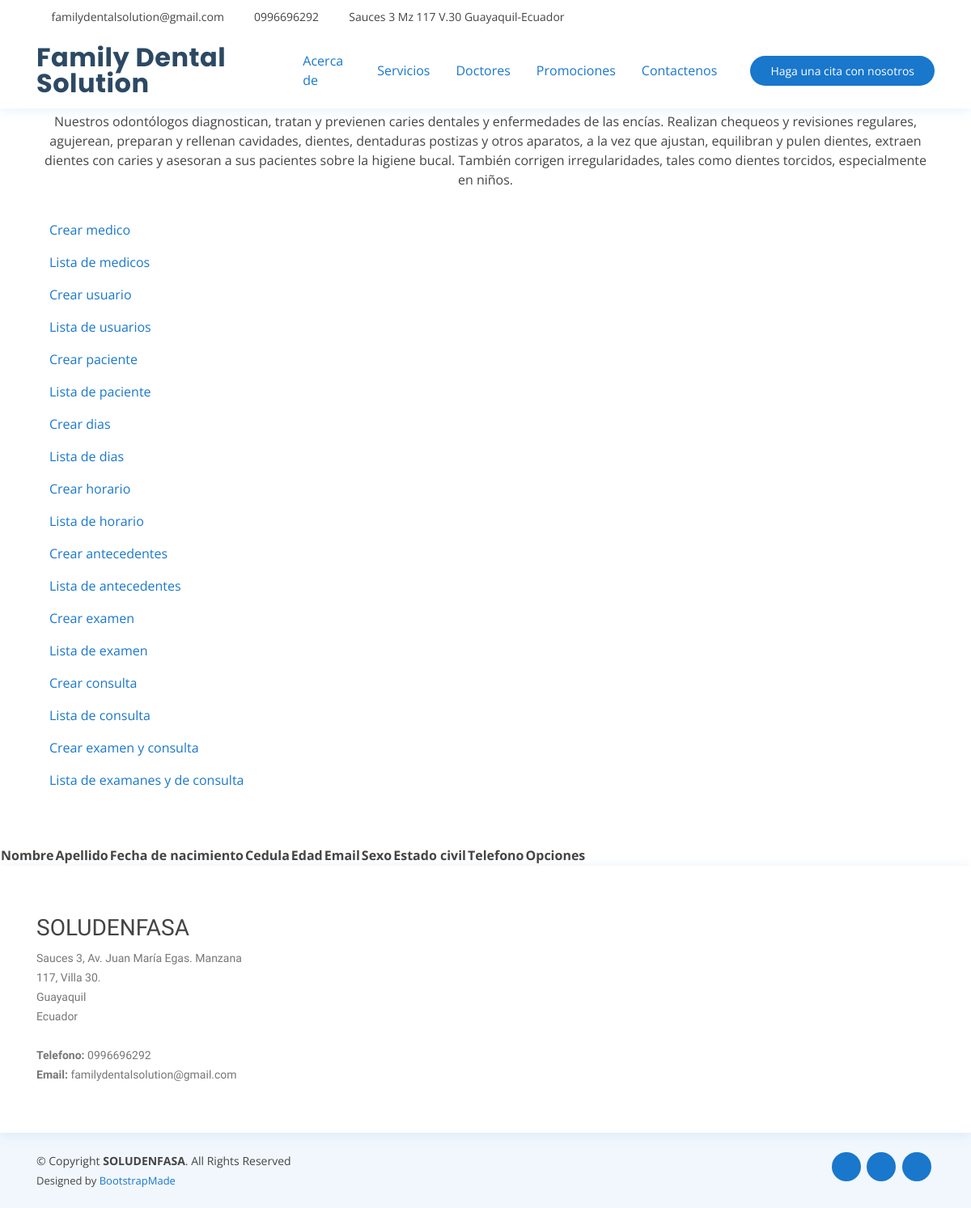
Page /medicos/paciente/ on the earlier database version.
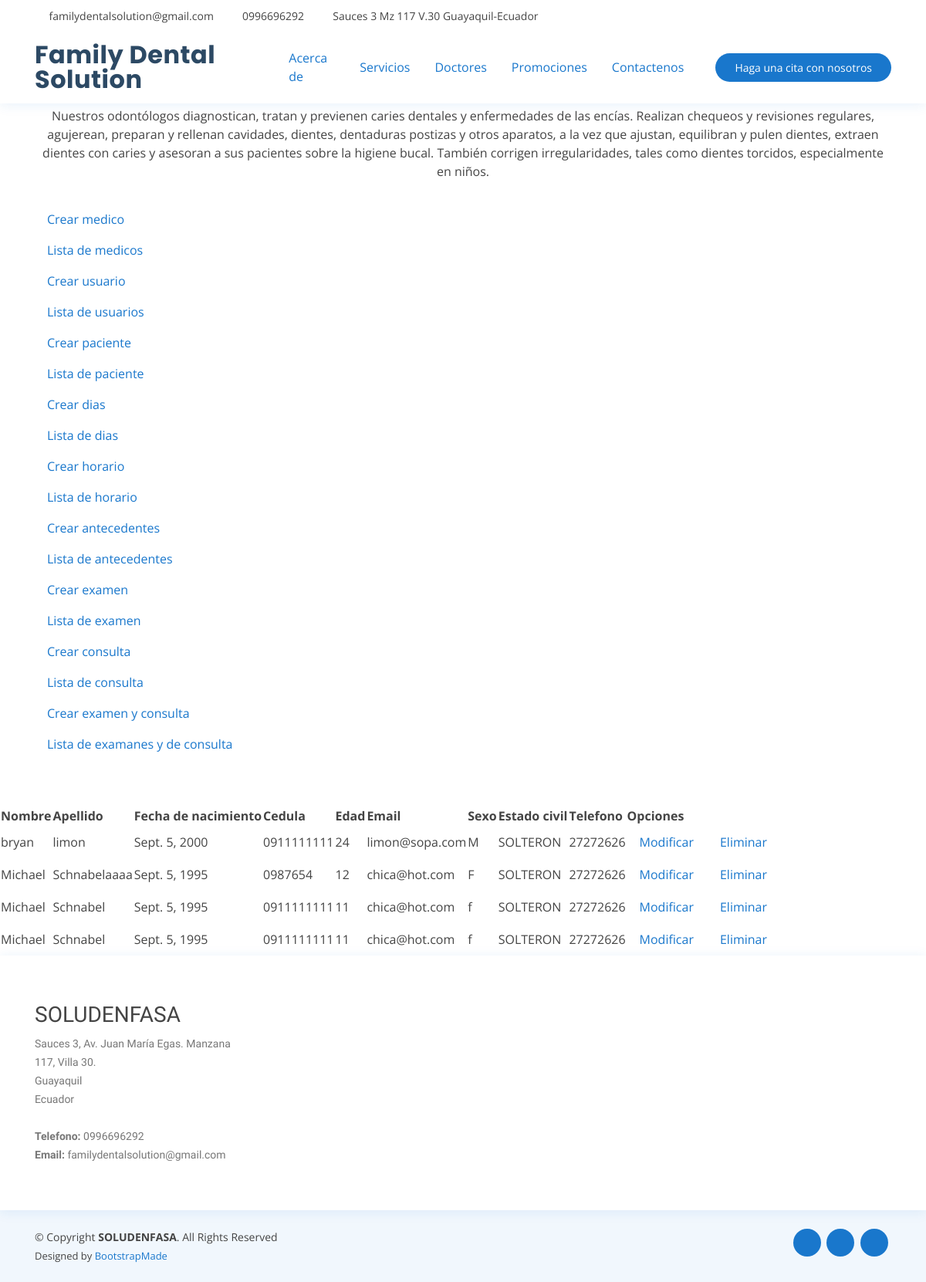
Same page on the later database version.
### medicos/models.py (models this page shows, shortened)
class Paciente(models.Model):
    nombre = models.CharField(blank=False, max_length=200)
    apellido = models.CharField(max_length=200)
    fecha_nacimiento = models.DateField()
    cedula = models.CharField(max_length=13)
    edad = models.IntegerField()
    email = models.EmailField()
    sexo = models.CharField(max_length=1)
    estado_civil = models.CharField(max_length=20)
    telefono = models.CharField(max_length=10)
    created = models.DateTimeField(auto_now_add=True)
    updated = models.DateTimeField(auto_now=True)
    class Meta:
        db_table = "tr_paciente"
        verbose_name = "paciente"
        verbose_name_plural = "pacientes"

### medicos/views.py (the view)
# urls.py: path('paciente/', views.consultarpaciente, name="paciente"),
def consultarpaciente(request, plantilla="consultarpaciente.html"):
    paciente = Paciente.objects.all()
    data = {
        'paciente':paciente
    }
    return render(request, plantilla, data)

### medicos/templates/consultarpaciente.html
{% extends "crearpaciente.html" %}
{% load static %}
{% block content %}
    <table>
        <tr>
            <th>Nombre</th>
            <th>Apellido</th>
            <th>Fecha de nacimiento</th>
            <th>Cedula</th>
            <th>Edad</th>
            <th>Email</th>
            <th>Sexo</th>
            <th>Estado civil</th>
            <th>Telefono</th>
            <th>Opciones</th>
        </tr>
        {% for p in paciente %}
        <tr>
            <td>{{ p.nombre }}</td>
            <td>{{ p.apellido }}</td>
            <td>{{ p.fecha_nacimiento}}</td>
            <td>{{ p.cedula }}</td>
            <td>{{ p.edad }}</td>
            <td>{{ p.email }}</td>
            <td>{{ p.sexo }}</td>
            <td>{{ p.estado_civil }}</td>
            <td>{{ p.telefono }}</td>
            <td><a class="nav-link" href="{% url 'modificarpaciente' p.id %}">Modificar</a></td>
            <td><a class="nav-link" href="{% url 'eliminarpaciente' p.id %}">Eliminar</a></td>
        </tr>
         {% endfor %}
    </table>
  {% endblock %}

### medicos/templates/crearpaciente.html (shortened to what this page needs)
{% extends "doctores.html" %}
{% load static %}

### core/templates/doctores.html (shortened to what this page needs)
{% load static %}
<!DOCTYPE html>
<html lang="es">
<head>
  <link href="{% static 'assets/vendor/bootstrap/css/bootstrap.min.css'%}" rel="stylesheet">
  <link href="{% static 'assets/vendor/icofont/icofont.min.css'%}" rel="stylesheet">
  <link href="{% static 'assets/vendor/boxicons/css/boxicons.min.css'%}" rel="stylesheet">
  <link href="{% static 'assets/vendor/venobox/venobox.css'%}" rel="stylesheet">
  <link href="{% static 'assets/vendor/animate.css/animate.min.css'%}" rel="stylesheet">
  <link href="{% static 'assets/vendor/remixicon/remixicon.css'%}" rel="stylesheet">
  <link href="{% static 'assets/vendor/owl.carousel/assets/owl.carousel.min.css'%}" rel="stylesheet">
  <link href="{% static 'assets/vendor/bootstrap-datepicker/css/bootstrap-datepicker.min.css'%}" rel="stylesheet">
  <link href="{% static 'assets/css/style.css'%}" rel="stylesheet">
</head>
<body>
  <div id="topbar" class="d-none d-lg-flex align-items-center fixed-top">
    <div class="container d-flex">
      <div class="contact-info mr-auto">
        <i class="icofont-envelope"></i> <a href="mailto:contact@example.com">familydentalsolution@gmail.com  </a>
        <i class="icofont-phone"></i> 0996696292
        <i class="icofont-google-map"></i> Sauces 3 Mz 117 V.30 Guayaquil-Ecuador
      </div>
     <div class="social-links">
        <a href="https://www.facebook.com/rocio.gavilanes.756" target="_blank" class="facebook"><i class="icofont-facebook"></i></a>
        <a href="https://www.instagram.com/family_dental_solution" target="_blank" class="instagram"><i class="icofont-instagram"></i></a>
        <a href="https://api.whatsapp.com/send?phone=+593996696292" target="_blank" class="whatsapp"><i class="icofont-whatsapp"></i></a>
      </div>
    </div>
  </div>
  <header id="header" class="fixed-top">
    <div class="container d-flex align-items-center">
      <h1 class="logo mr-auto"><a href="{% url 'index' %}">Family Dental Solution</a></h1>
              <a class="nav-link" href="{% url 'acerca' %}">Acerca de</a>
              <a class="nav-link" href="{% url 'servicios' %}">Servicios</a>
              <a class="nav-link" href="{% url 'doctores' %}">Doctores</a>
              <a class="nav-link" href="{% url "promociones" %}">Promociones</a>
              <a class="nav-link" href="{% url "contacto"%}">Contactenos</a>
              <a href="#appointment" class="appointment-btn scrollto">Haga una cita con nosotros</a>
    </div>
  </header>
    <section id="doctors" class="doctors">
      <div class="container">
        <div class="section-title">
          <h2>Doctores</h2>
          <p>Nuestros odontólogos diagnostican, tratan y previenen caries dentales y enfermedades de las encías. Realizan chequeos y revisiones regulares, agujerean, preparan y rellenan cavidades, dientes, dentaduras postizas y otros aparatos, a la vez que ajustan, equilibran y pulen dientes, extraen dientes con caries y asesoran a sus pacientes sobre la higiene bucal. También corrigen irregularidades, tales como dientes torcidos, especialmente en niños. </p>
        </div>
            <a class="nav-link" href="{% url 'crearmedicos' %}">Crear medico</a>
            <a class="nav-link" href="{% url 'medicos' %}">Lista de medicos</a>
            <a class="nav-link" href="{% url 'crearusuario' %}">Crear usuario</a>
            <a class="nav-link" href="{% url 'usuario' %}">Lista de usuarios</a>
            <a class="nav-link" href="{% url 'crearpaciente' %}">Crear paciente</a>
            <a class="nav-link" href="{% url 'paciente' %}">Lista de paciente</a>
            <a class="nav-link" href="{% url 'creardiadeatencion' %}">Crear dias</a>
            <a class="nav-link" href="{% url 'diadeatencion' %}">Lista de dias</a>
            <a class="nav-link" href="{% url 'crearhorariodeatencion' %}">Crear horario</a>
            <a class="nav-link" href="{% url 'horariodeatencion' %}">Lista de horario</a>
            <a class="nav-link" href="{% url 'crearantecedentes' %}">Crear antecedentes</a>
            <a class="nav-link" href="{% url 'antecedentes' %}">Lista de antecedentes</a>
            <a class="nav-link" href="{% url 'crearexamen' %}">Crear examen</a>
            <a class="nav-link" href="{% url 'examen' %}">Lista de examen</a>
            <a class="nav-link" href="{% url 'crearconsulta' %}">Crear consulta</a>
            <a class="nav-link" href="{% url 'consulta' %}">Lista de consulta</a>
            <a class="nav-link" href="{% url 'crearexamenconsulta' %}">Crear examen y consulta</a>
            <a class="nav-link" href="{% url 'examenconsulta' %}">Lista de examanes y de consulta</a>
        </div>
    </section>
    {% block content %}  {% endblock %}
  <footer id="footer">
    <div class="footer-top">
      <div class="container">
        <div class="row">
          <div class="col-lg-3 col-md-6 footer-contact">
            <h3>SOLUDENFASA</h3>
            <p>
              Sauces 3, Av. Juan María Egas. Manzana 117, Villa 30. <br>
              Guayaquil<br>
              Ecuador<br><br>
              <strong>Telefono:</strong> 0996696292<br>
              <strong>Email:</strong> familydentalsolution@gmail.com<br>
            </p>
          </div>
          </div>
        </div>
      </div>
    <div class="container d-md-flex py-4">
      <div class="mr-md-auto text-center text-md-left">
        <div class="copyright">
          &copy; Copyright <strong><span>SOLUDENFASA</span></strong>. All Rights Reserved
        </div>
        <div class="credits">
          Designed by <a href="https://bootstrapmade.com/">BootstrapMade</a>
        </div>
      </div>
      <div class="social-links text-center text-md-right pt-3 pt-md-0">
          <a href="https://www.facebook.com/rocio.gavilanes.756" target="_blank" class="facebook"><i class="icofont-facebook"></i></a>
          <a href="https://www.instagram.com/family_dental_solution" target="_blank" class="instagram"><i class="icofont-instagram"></i></a>
          <a href="https://api.whatsapp.com/send?phone=+593996696292" target="_blank" class="whatsapp"><i class="icofont-whatsapp"></i></a>
      </div>
    </div>
  </footer>
  {% load static %}
</body>
</html>

### core/static/assets/css/style.css (style rules this page uses)
body { font-family: "Open Sans", sans-serif; color: #444444; }
a { color: #1977cc; }
h1, h2, h3, h4, h5, h6 { font-family: "Raleway", sans-serif; }
#topbar { background: #fff; height: 40px; font-size: 14px; transition: all 0.5s; }
#topbar .contact-info a { line-height: 1; color: #444444; transition: 0.3s; }
#topbar .contact-info i { color: #1977cc; padding-right: 4px; margin-left: 15px; }
#topbar .contact-info i:first-child { margin-left: 0; }
#topbar .social-links a { color: #437099; padding-left: 15px; display: inline-block; line-height: 1px; z-index: 0; transition: 0.3s; }
#topbar .social-links a:first-child { border-left: 0; }
#header { background: #fff; transition: all 0.5s; z-index: 997; padding: 15px 0; top: 40px; box-shadow: 0px 2px 15px rgba(25, 119, 204, 0.1); }
#header .logo { font-size: 32px; margin: 0; padding: 0; line-height: 1; font-weight: 700; letter-spacing: 0.5px; font-family: "Poppins", sans-serif; }
#header .logo a { color: #2c4964; }
.appointment-btn { margin-left: 25px; background: #1977cc; color: #fff; border-radius: 50px; padding: 8px 25px; white-space: nowrap; transition: 0.3s; font-size: 14px; display: inline-block; }
section { padding: 60px 0; overflow: hidden; }
.section-title { text-align: center; padding-bottom: 30px; }
.section-title h2 { font-size: 32px; font-weight: bold; margin-bottom: 20px; padding-bottom: 20px; position: relative; color: #2c4964; }
.section-title h2::before { content: ''; position: absolute; display: block; width: 120px; height: 1px; background: #ddd; bottom: 1px; left: calc(50% - 60px); }
.section-title h2::after { content: ''; position: absolute; display: block; width: 40px; height: 3px; background: #1977cc; bottom: 0; left: calc(50% - 20px); }
.section-title p { margin-bottom: 0; }
.doctors { background: #fff; }
#footer { color: #444444; font-size: 14px; background: #f1f7fd; }
#footer .footer-top { padding: 60px 0 30px 0; background: #fff; box-shadow: 0px 2px 15px rgba(25, 119, 204, 0.1); }
#footer .footer-top .footer-contact { margin-bottom: 30px; }
#footer .footer-top .footer-contact p { font-size: 14px; line-height: 24px; margin-bottom: 0; font-family: "Raleway", sans-serif; color: #777777; }
#footer .credits { padding-top: 5px; font-size: 13px; color: #444444; }
#footer .social-links a { font-size: 18px; display: inline-block; background: #1977cc; color: #fff; line-height: 1; padding: 8px 0; margin-right: 4px; border-radius: 50%; text-align: center; width: 36px; height: 36px; transition: 0.3s; }

Differences in the rows shown:
added Paciente: nombre "bryan", apellido "limon", fecha_nacimiento "Sept. 5, 2000", cedula "0911111111", edad "24", email "limon@sopa.com", sexo "M", estado_civil "SOLTERON", telefono "27272626"
added Paciente: nombre "Michael", apellido "Schnabelaaaa", fecha_nacimiento "Sept. 5, 1995", cedula "0987654", edad "12", email "chica@hot.com", sexo "F", estado_civil "SOLTERON", telefono "27272626"
added Paciente: nombre "Michael", apellido "Schnabel", fecha_nacimiento "Sept. 5, 1995", cedula "0911111111", edad "11", email "chica@hot.com", sexo "f", estado_civil "SOLTERON", telefono "27272626"
added Paciente: nombre "Michael", apellido "Schnabel", fecha_nacimiento "Sept. 5, 1995", cedula "0911111111", edad "11", email "chica@hot.com", sexo "f", estado_civil "SOLTERON", telefono "27272626"
